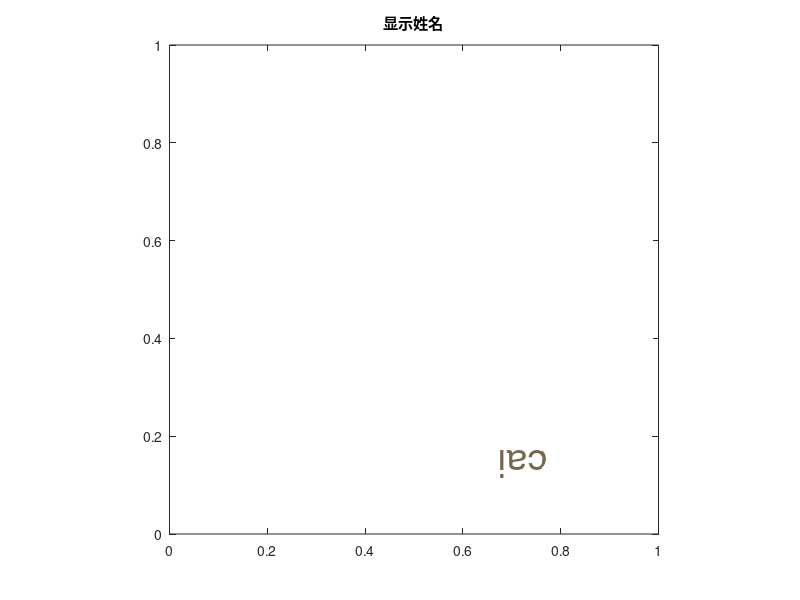

This figure's MATLAB source:
function display_random_name()
    my_name = 'cai';
    figure; 
    axis equal; 
    xlim([0 1]);
    ylim([0 1]); 
    box on; 
    hold on; 
    font_size = randi([20, 60]); 
    font_color = rand(1, 3);
    rotation_angle = rand() * 360; 
    text_x = rand() * 0.8 + 0.1; 
    text_y = rand() * 0.8 + 0.1; 
    text(text_x, text_y, my_name, ...
         'FontSize', font_size, ...
         'Color', font_color, ...
         'Rotation', rotation_angle, ...
         'HorizontalAlignment', 'center', ... 
         'VerticalAlignment', 'middle'); 

    title('显示姓名'); 
    
    hold off;  

end